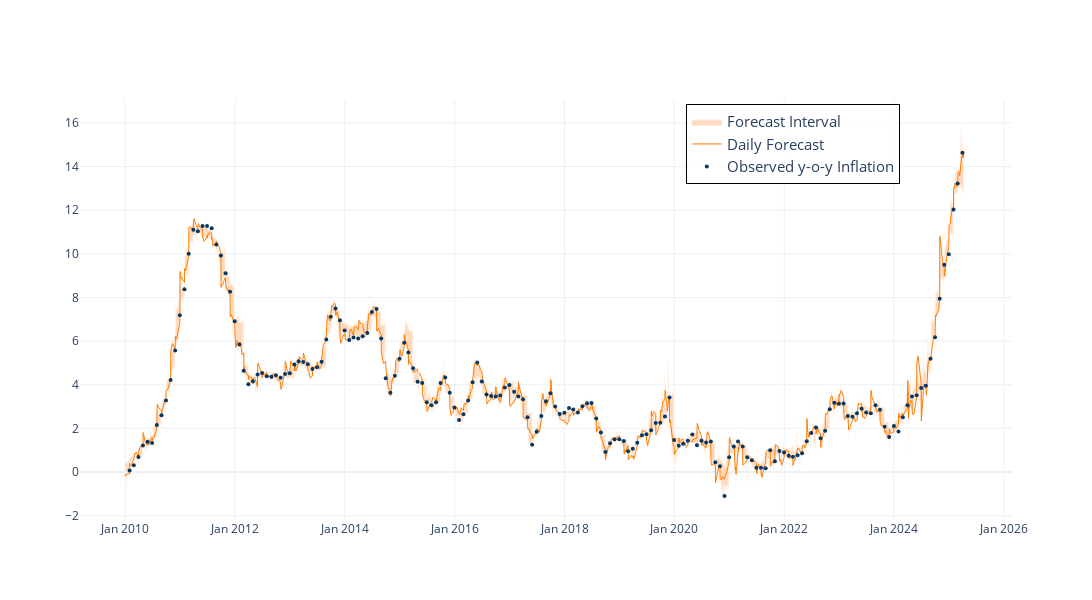

This figure's notebook cell:
### Markdown cell above
#### Daily Forecast

### Code cell
fig2 = go.Figure()
# Add the forecast interval fill
fig2.add_trace(go.Scatter(
    x=daily_forecast.index.tolist() + daily_forecast.index[::-1].tolist(),
    y=daily_forecast["min"].tolist() + daily_forecast["max"][::-1].tolist(),
    fill='toself',
    fillcolor='#ffdabe',
    line=dict(color='rgba(255,255,255,0.5)'),
    hoverinfo="skip",
    showlegend=True,
    name="Forecast Interval"
))
# Add the high-frequency forecast line
fig2.add_trace(go.Scatter(
    x=daily_forecast.index, 
    y=daily_forecast["forecast"], 
    mode='lines', 
    name="Daily Forecast", 
    line=dict(color='#ff7d00', width=1.0),
    #marker=dict(size=1.5)
))
# Add the y-o-y inflation line
fig2.add_trace(go.Scatter(
    x=df.index, 
    y=df["ipc_all"], 
    mode='markers', 
    name="Observed y-o-y Inflation", 
    line=dict(color='#073763', width=0.8),
    marker=dict(size=4)
))
# Update layout for better visualization
fig2.update_layout(
    #title='High-frequency Inflation Forecast and y-o-y Inflation',
    #xaxis_title='Date',
    #yaxis_title='%',
    #legend_title='Legend',
    template='plotly_white',
    width=1200, 
    height=600,
    legend=dict(
        x=0.65,
        y=0.99,
        bgcolor='rgba(255, 255, 255, 0.8)',
        font=dict(size=15),
        bordercolor='black',
        borderwidth=1
    )
)
# Update x-axis to show dates in the desired format
fig2.update_xaxes(tickformat='%b %Y')
# Show the plot
fig2.show()

# Save the plot as an image
fig2.write_image('./IPC_forecast/F0_Daily_Forecast.png', format='png', scale=3)

### Figure 1 — Plotly figure (JSON) as saved in the notebook; plotly's stock layout.template omitted (floating-point values rounded to 4 significant figures; data arrays with more than 128 entries replaced by an {"elided": "..."} marker saying what was removed)
{"data": [{"fill": "toself", "fillcolor": "#ffdabe", "hoverinfo": "skip", "line": {"color": "rgba(255,255,255,0.5)"}, "name": "Forecast Interval", "showlegend": true, "type": "scatter", "x": {"elided": "11160 str values"}, "y": {"elided": "11160 float values"}}, {"line": {"color": "#ff7d00", "width": 1}, "mode": "lines", "name": "Daily Forecast", "type": "scatter", "x": {"elided": "5580 str values"}, "y": {"elided": "5580 float values"}}, {"line": {"color": "#073763", "width": 0.8}, "marker": {"size": 4}, "mode": "markers", "name": "Observed y-o-y Inflation", "type": "scatter", "x": {"elided": "183 str values"}, "y": {"elided": "183 float values"}}], "layout": {"height": 600, "legend": {"bgcolor": "rgba(255, 255, 255, 0.8)", "bordercolor": "black", "borderwidth": 1, "font": {"size": 15}, "x": 0.65, "y": 0.99}, "width": 1200, "xaxis": {"tickformat": "%b %Y"}}}
